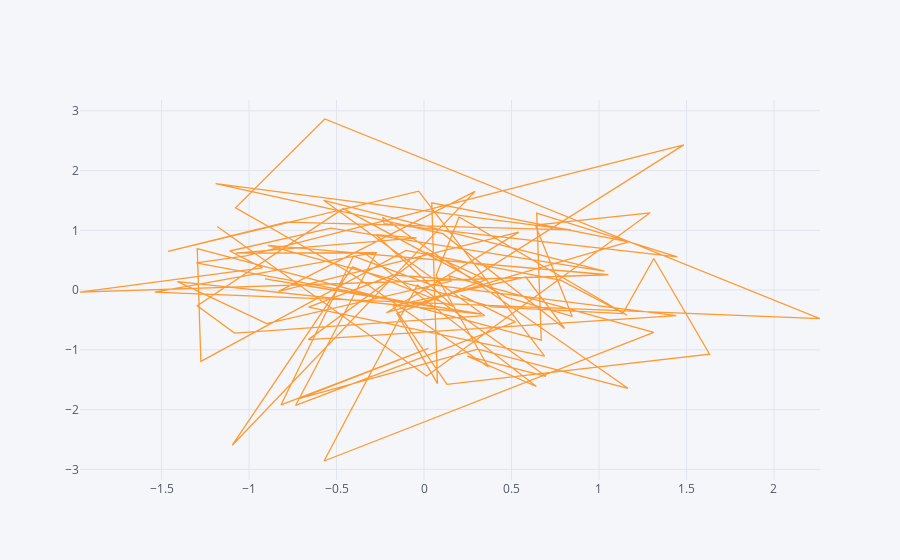

Write notebook code for a chart like this one.
### Code cell
df.iplot(kind='scatter',x='A',y='B') #pass mode to avoid these lines drawing
